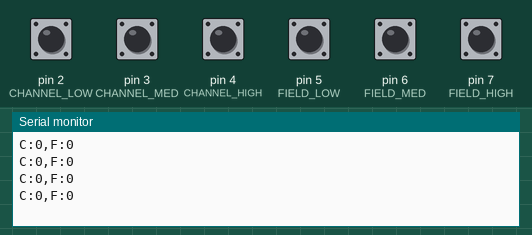
A sketch run on a simulated Arduino Nano, built with avr-gcc and run on an emulated ATmega328P. Shown: the last lines printed to the serial monitor. Inputs (shaded band) come from the test bench; at power-on: pin 2 (CHANNEL_LOW), pin 3 (CHANNEL_MED), pin 4 (CHANNEL_HIGH), pin 5 (FIELD_LOW), pin 6 (FIELD_MED), pin 7 (FIELD_HIGH) HIGH.

Above: at 1.8 s.
1.9 s: pin 3 (CHANNEL_MED) pulled LOW for 0.6 s
At 2.4 s:
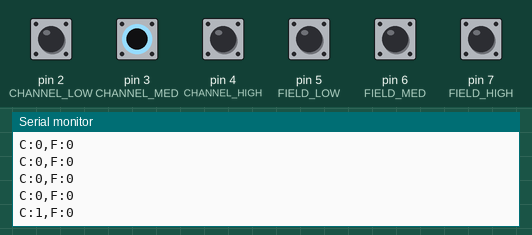
4.0 s: pin 4 (CHANNEL_HIGH) pulled LOW for 0.6 s
At 4.4 s:
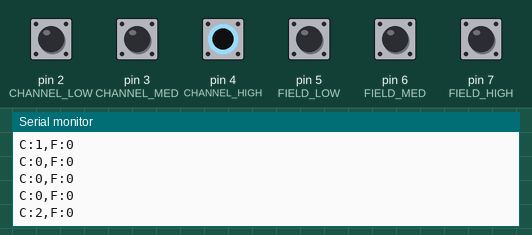
6.1 s: pin 6 (FIELD_MED) pulled LOW for 0.6 s
At 6.9 s:
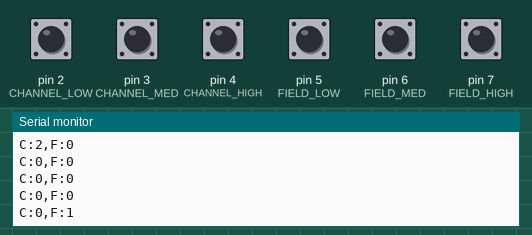
8.2 s: pin 7 (FIELD_HIGH) pulled LOW for 0.6 s
At 8.9 s:
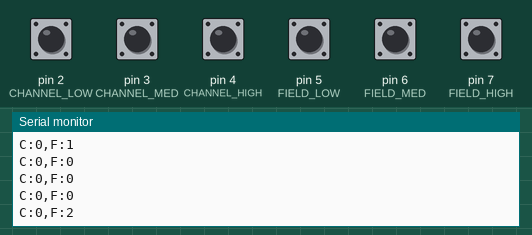
Timing chart, 0 to 11.2 s (numbered marks = the images above; inputs shaded):
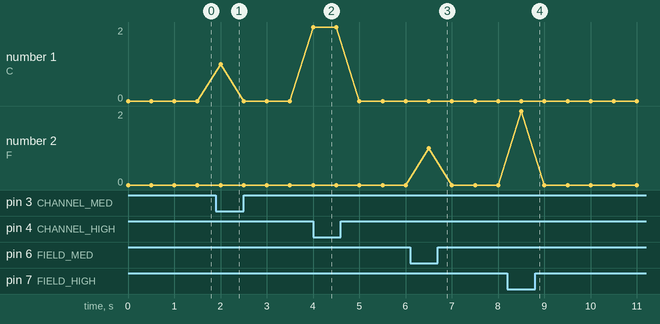

Measured:
- after the input at 1.9 s, the serial monitor: prints a new line after 0.10 s (image 1)
- after the input at 4.0 s, the serial monitor: prints a new line at once (image 2)
- after the input at 6.1 s, the serial monitor: prints a new line after 0.40 s (image 3)
- after the input at 8.2 s, the serial monitor: prints a new line after 0.30 s (image 4)

The sketch:

AgriGate_Nano.ino
```cpp
// AgriGate Arduino Nano
// Water-level sensing and ESP32 communication

#define CHANNEL_LOW   2
#define CHANNEL_MED   3
#define CHANNEL_HIGH  4

#define FIELD_LOW     5
#define FIELD_MED     6
#define FIELD_HIGH    7

int getLevel(int lowPin, int medPin, int highPin) {
  bool low  = !digitalRead(lowPin);
  bool med  = !digitalRead(medPin);
  bool high = !digitalRead(highPin);

  if (high) return 2;
  if (med) return 1;
  if (low) return 0;
  return 0;
}

void setup() {
  Serial.begin(9600);

  pinMode(CHANNEL_LOW, INPUT_PULLUP);
  pinMode(CHANNEL_MED, INPUT_PULLUP);
  pinMode(CHANNEL_HIGH, INPUT_PULLUP);

  pinMode(FIELD_LOW, INPUT_PULLUP);
  pinMode(FIELD_MED, INPUT_PULLUP);
  pinMode(FIELD_HIGH, INPUT_PULLUP);
}

void loop() {
  int channelLevel = getLevel(CHANNEL_LOW, CHANNEL_MED, CHANNEL_HIGH);
  int fieldLevel = getLevel(FIELD_LOW, FIELD_MED, FIELD_HIGH);

  Serial.print("C:");
  Serial.print(channelLevel);
  Serial.print(",F:");
  Serial.println(fieldLevel);

  delay(500);
}
```
